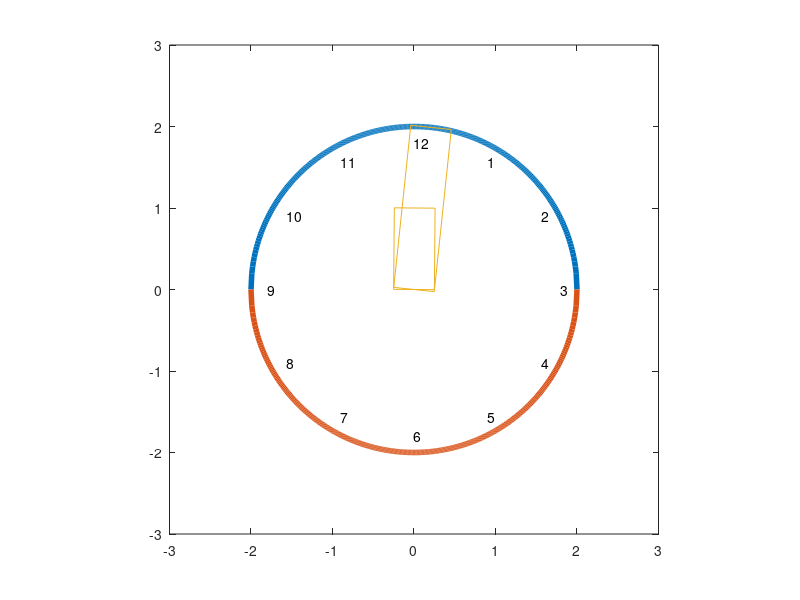

Write the MATLAB code that produced this figure. (Note: this script raises an error after producing the figure.)
clf;
function print_ret(q)
  axis([-3 3 -3 3],'square');
  line([q.p1(1),q.p2(1)],[q.p1(2),q.p2(2)])
  line([q.p1(1),q.p3(1)],[q.p1(2),q.p3(2)])
  line([q.p4(1),q.p3(1)],[q.p4(2),q.p3(2)])
  line([q.p4(1),q.p2(1)],[q.p4(2),q.p2(2)])
endfunction
function novo_quadrado = transform_object(q,rot)
  novo_quadrado.p1=rot*q.p1;
  novo_quadrado.p2=rot*q.p2;
  novo_quadrado.p3=rot*q.p3;
  novo_quadrado.p4=rot*q.p4;
endfunction
function print_digit(d)
  teta = -pi/6*d;
  rot = [cos(teta) -sin(teta);sin(teta) cos(teta)];
  posi = [0;1.8];
  posi = rot*posi;
  text (posi(1), posi(2), int2str(d))
endfunction  
function plot_clock
  r = 2;
  x = -r:0.01:r;
  y = (r^2 - x .^ 2) .^ 0.5;
  plot(x,y, "linewidth", 4, x,-y, "linewidth", 4);
  for i = 1:12
    print_digit(i)
  endfor
endfunction

q.p1=[-0.25;0];
q.p2=[0.25;0];
q.p3=[-0.25;1];
q.p4=[0.25;1];

q2.p1=[-0.25;0];
q2.p2=[0.25;0];
q2.p3=[-0.25;2];
q2.p4=[0.25;2];

print_ret(q);
print_ret(q2);

teta = -pi/360;
rot = [cos(teta) -sin(teta);sin(teta) cos(teta)];

teta = -pi/30;
rot2 = [cos(teta) -sin(teta);sin(teta) cos(teta)];

while(true)
  q = transform_object(q,rot);
  q2 = transform_object(q2,rot2);
  clf;
  plot_clock
  print_ret(q);
  print_ret(q2);
  sleep(1);
endwhile